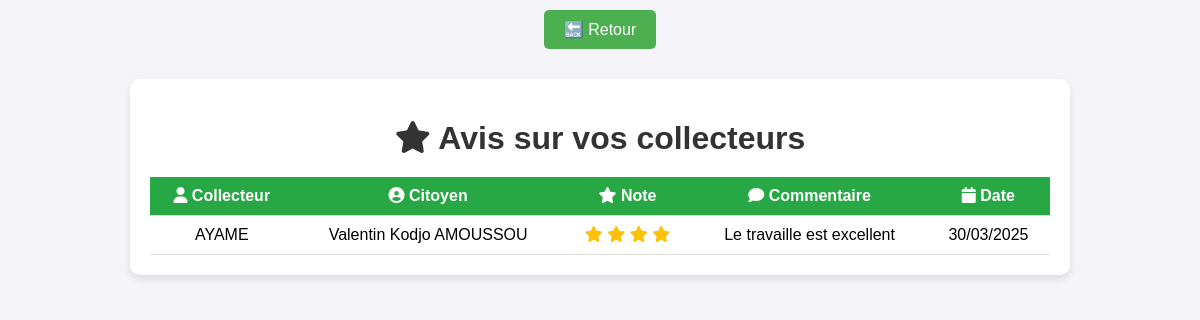
Page /avis_collecteurs.php (signed in) on the committed database.
### tables this page shows
CREATE TABLE IF NOT EXISTS `avis` (
  `id` int NOT NULL AUTO_INCREMENT,
  `citoyen_id` int NOT NULL,
  `collecteur_id` int NOT NULL,
  `demande_id` int NOT NULL,
  `note` int DEFAULT NULL,
  `commentaire` text,
  `date_avis` timestamp NULL DEFAULT CURRENT_TIMESTAMP,
  PRIMARY KEY (`id`),
  KEY `citoyen_id` (`citoyen_id`),
  KEY `collecteur_id` (`collecteur_id`),
  KEY `demande_id` (`demande_id`)
);

CREATE TABLE IF NOT EXISTS `collecteurs` (
  `id` int NOT NULL AUTO_INCREMENT,
  `entreprise_id` int NOT NULL,
  `nom` varchar(100) NOT NULL,
  `telephone` varchar(20) NOT NULL,
  `email` varchar(100) NOT NULL,
  `statut` enum('disponible','occupé') DEFAULT 'disponible',
  `adresse` varchar(255) NOT NULL,
  `ville` varchar(100) NOT NULL,
  `photo` varchar(255) DEFAULT NULL,
  `notifications` text,
  `collecteur_id` int NOT NULL,
  PRIMARY KEY (`id`),
  UNIQUE KEY `email` (`email`),
  KEY `entreprise_id` (`entreprise_id`)
);

CREATE TABLE IF NOT EXISTS `utilisateurs` (
  `id` int NOT NULL AUTO_INCREMENT,
  `nom` varchar(100) DEFAULT NULL,
  `email` varchar(100) DEFAULT NULL,
  `mot_de_passe` varchar(255) DEFAULT NULL,
  `role` enum('citoyen','collecteur','entreprise','gestionnaire','admin') NOT NULL,
  `date_inscription` timestamp NULL DEFAULT CURRENT_TIMESTAMP,
  PRIMARY KEY (`id`),
  UNIQUE KEY `email` (`email`)
);

### public/avis_collecteurs.php (the view, shortened to what this page needs)
<?php
include '../config/database.php';
$entreprise_id = $_SESSION['id'];
$stmt = $pdo->prepare("
    SELECT a.note, a.commentaire, a.date_avis, c.nom AS nom_collecteur, u.nom AS nom_citoyen
    FROM avis a
    JOIN collecteurs c ON a.collecteur_id = c.id
    JOIN utilisateurs u ON a.citoyen_id = u.id
    WHERE c.entreprise_id = ?
    ORDER BY a.date_avis DESC
");
$stmt->execute([$entreprise_id]);
$avis = $stmt->fetchAll(PDO::FETCH_ASSOC);
?>
<!DOCTYPE html>
<html lang="fr">
<head>
    <link rel="stylesheet" href="https://cdnjs.cloudflare.com/ajax/libs/font-awesome/6.4.2/css/all.min.css">
    <link rel="stylesheet" href="../public/css/avis_collecteurss.css">
</head>
<body>
        <div class="back-button-container">
            <button class="back-button" onclick="window.history.back()">🔙 Retour</button>
        </div>
    <div class="container">
        <h1><i class="fas fa-star"></i> Avis sur vos collecteurs</h1>
        <?php if (empty($avis)) : ?>
            <p class="no-reviews">Aucun avis disponible pour l’instant.</p>
        <?php else : ?>
            <table class="avis-table">
                <thead>
                    <tr>
                        <th><i class="fas fa-user"></i> Collecteur</th>
                        <th><i class="fas fa-user-circle"></i> Citoyen</th>
                        <th><i class="fas fa-star"></i> Note</th>
                        <th><i class="fas fa-comment"></i> Commentaire</th>
                        <th><i class="fas fa-calendar"></i> Date</th>
                    </tr>
                </thead>
                <tbody>
                    <?php foreach ($avis as $a) : ?>
                        <tr>
                            <td><?php echo htmlspecialchars($a['nom_collecteur']); ?></td>
                            <td><?php echo htmlspecialchars($a['nom_citoyen']); ?></td>
                            <td class="stars">
                                <?php for ($i = 0; $i < $a['note']; $i++) : ?>
                                    <i class="fas fa-star"></i>
                                <?php endfor; ?>
                            </td>
                            <td><?php echo htmlspecialchars($a['commentaire']); ?></td>
                            <td><?php echo date("d/m/Y", strtotime($a['date_avis'])); ?></td>
                        </tr>
                    <?php endforeach; ?>
                </tbody>
            </table>
        <?php endif; ?>
    </div>
</body>
</html>

### public/css/avis_collecteurss.css (style rules this page uses)
body { font-family: 'Arial', sans-serif; background-color: #f4f4f9; margin: 0; padding: 20px; display: flex; justify-content: center; align-items: center; flex-direction: column; }
.container { background: white; padding: 20px; border-radius: 10px; box-shadow: 0 4px 8px rgba(0, 0, 0, 0.1); width: 80%; max-width: 900px; }
h1 { color: #333; text-align: center; margin-bottom: 20px; }
.avis-table { width: 100%; border-collapse: collapse; margin-top: 10px; }
.avis-table th, .avis-table td { padding: 10px; text-align: center; border-bottom: 1px solid #ddd; }
.avis-table th { background: #28a745; color: white; font-weight: bold; }
.stars i { color: #ffc107; }
.back-button-container { text-align: center; margin-top: 20px; position: relative; bottom: 30px; }
.back-button { background-color: #4CAF50; color: white; border: none; padding: 10px 20px; font-size: 16px; border-radius: 5px; cursor: pointer; transition: background-color 0.3s ease; }

### rows in the picture
avis: collecteur.nom "AYAME", utilisateurs.nom "Valentin Kodjo AMOUSSOU", note 4 (drawn), commentaire "Le travaille est excellent", date_avis "30/03/2025"
